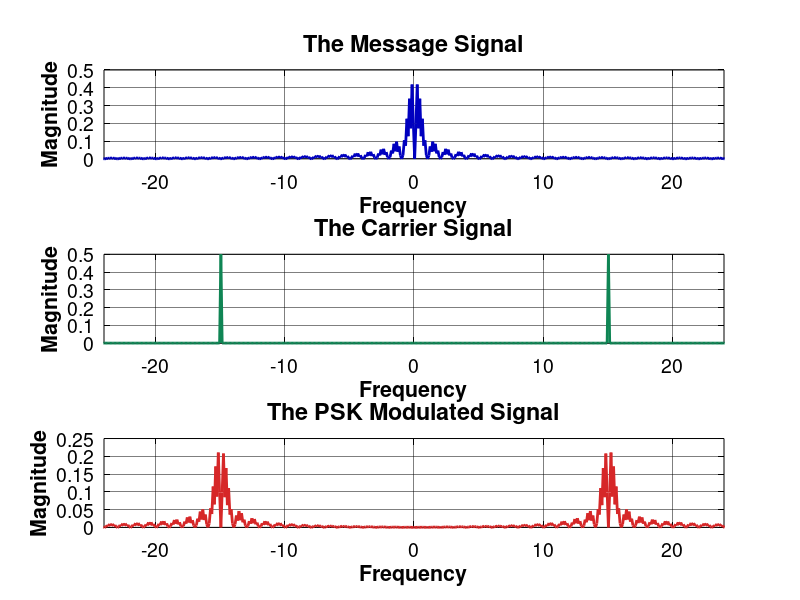
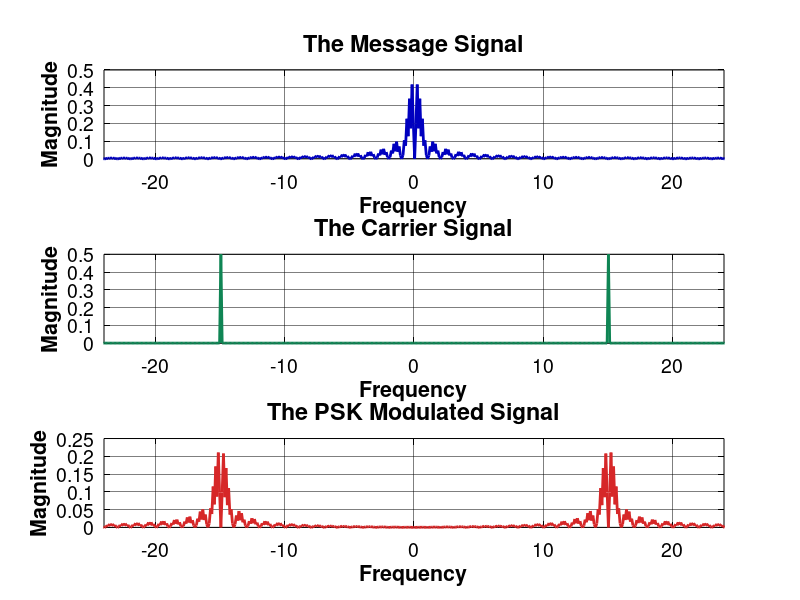
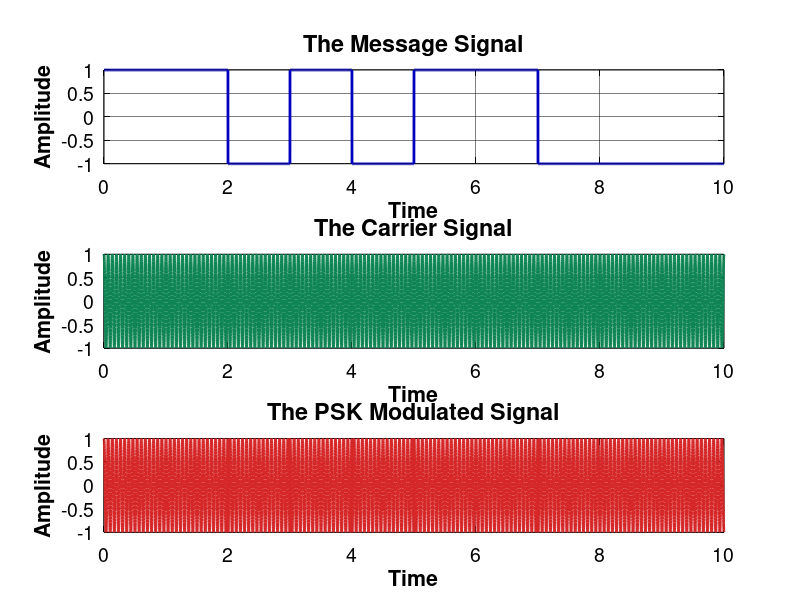
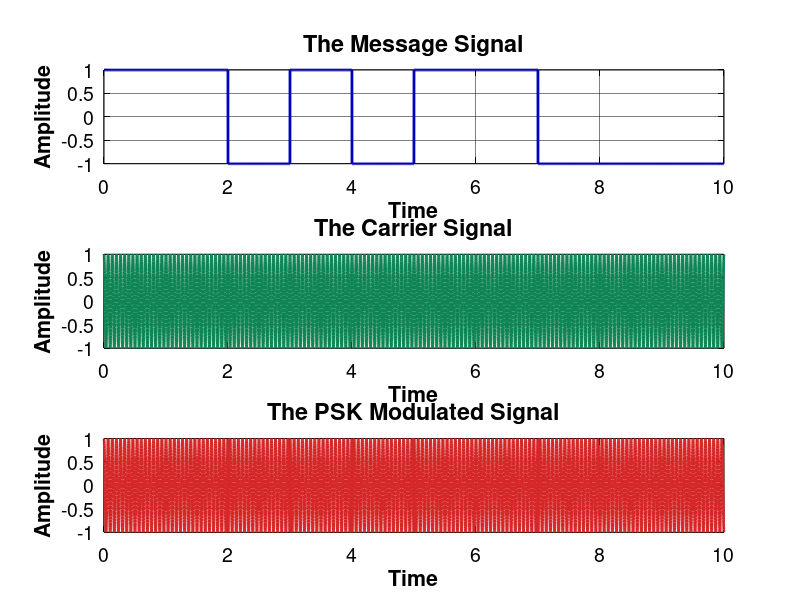

The MATLAB script that drew these images, in order:
%%%%%%%%%%%%%%%%%%%%%%%%%%%%%%%%%%%%%%%%%%%%%%%%%%%%%%%%%%%%%%%%
%         Illustrating Chapter 9 Digital Modulation :          %
%                                 PSK Modulation               %
%                                                              %
%        Book : Analog & Digital Communication Systems         %
%                   By: Dr.Farnaz Ghassemi                     %
%                          Chapter 9                           %
%                                                              %
%                                                              %
%   Version.1:             03/10/27---Dr.Ghassemi              %
%%%%%%%%%%%%%%%%%%%%%%%%%%%%%%%%%%%%%%%%%%%%%%%%%%%%%%%%%%%%%%%%
close all;
clear all;
clc;
colors=[0,0,0;                       %1-Black
        0,0,0.75;                    %2-Blue
        214/255,39/255,40/255;       %3-Red
        15/255,133/255,84/255;       %4-Green
        118/255,78/255,159/255;     %5-Purple
        225/255,124/255,5/255;       %6-Orange
        56/255,166/255,165/255;      %7-Light Blue
        204/255,80/255,62/255;       %8-Light Red
        115/255,175/255,72/255;      %9-Light Green
        237/255,173/255,8/255;       %10-Light Orange
        148/255,52/255,110/255;      %11-Light Purple
        70/255,0,114/255;            %12-Dark Blue
        0,0.5,0.25                   %13-Green
        ];
grayColor = [0.5, 0.5, 0.5];
marks={'-';'--';':';'-.'};

% Set Text Font
set(0, 'DefaultTextFontName', 'Helvetica', 'DefaultTextFontSize', 18, 'DefaultTextFontWeight', 'bold', 'DefaultTextColor', 'black');

% Set default properties for titles, labels, and axes
set(groot, 'DefaultAxesFontName', 'Helvetica'); % Default font for axes
set(groot, 'DefaultAxesFontSize', 12); % Default font size for axes
set(groot, 'DefaultAxesTitleFontWeight', 'bold'); % Default title weight (optional)

% Set default properties for title font specifically
set(groot, 'DefaultAxesTitleFontSizeMultiplier', 1.2); % Adjust title font size relative to axes font size
set(groot, 'DefaultTextFontName', 'Helvetica'); % Default font for text objects

% Set default properties for all axes
set(groot, 'DefaultAxesFontSize', 14); % Set font size for all axes' tick labels
set(groot, 'DefaultAxesFontName', 'Helvetica'); % Set font for all axes' tick labels
%set(groot, 'DefaultAxesFontWeight', 'bold'); % Set font weight for all axes' tick labels
set(groot, 'DefaultAxesXColor', 'black'); % Set X-axis color
set(groot, 'DefaultAxesYColor', 'black'); % Set Y-axis color

% Set default properties for axes
set(groot, 'DefaultAxesGridLineStyle', '-'); % Default grid line style
set(groot, 'DefaultAxesGridColor', [0 0 0]); % Default grid color (black)
set(groot, 'DefaultAxesGridAlpha', 0.5); % Default grid opacity (fully opaque)
set(groot, 'DefaultAxesLineWidth', 0.5); % Default axes line width (affects grid lines too)

% Box Style for Axe
set(groot, 'DefaultAxesBox', 'on'); % Default: 'on' means axes have a box

%%%%%%%%%%%%%%%%%%%%%%%%%%%%%%%%%%%%%%%%%%%%%%%%%%%%%%%%%%%%%%%%%%%%%%%%%%%
%                              DSB Modulation                                      %
%%%%%%%%%%%%%%%%%%%%%%%%%%%%%%%%%%%%%%%%%%%%%%%%%%%%%%%%%%%%%%%%%%%%%%%%%%%

t0=10;                               	% signal duration
ts=0.001;                            	% sampling interval
fs=1/ts;                             	% sampling frequency
t=[0:ts:t0-ts];                         	% time vector
df=0.2;                              	% required frequency resolution



% message signal

p=[1 1 -1 1 -1 1 1 -1 -1 -1];                % Message signal
m=[];
for i=1: length(p)
    m=[m,p(i)*ones(1,fs)];
end
m_n=m;%(m-mean(m))/max(abs(m));            % normalized message signal
M = fftshift(fft(m_n) / length(m_n));   % Fourier transform 
f = linspace(-fs/2, fs/2, length(M));	% frequency vector



% carrier signal
fc=2;                              	% carrier frequency
c=cos(2*pi*fc.*t);                   	% carrier signal
C = fftshift(fft(c) / length(c));       % Fourier transform 



% DSB Modulated signal
u=(m_n).*c;                       % DSB Modulated signal
U = fftshift(fft(u) / length(u));      % Fourier transform 

%%%%%%%%%%%%%%%%%%%%%%%%%%%%%%%%%%%%%%%%%%%%%%%%%%%%%%%%%%%%%%%%%%%%%%%%%%%
%                            Plot Figures                                 %
%%%%%%%%%%%%%%%%%%%%%%%%%%%%%%%%%%%%%%%%%%%%%%%%%%%%%%%%%%%%%%%%%%%%%%%%%%%
fp=(fc+5)*1.2;

% Figure 1: Message Signal
figure
subplot(2,1,1)
plot(t,m,'Color', colors(2,:),'LineWidth', 2)
xlabel('Time')
ylabel('Amplitude')
title('The message signal')
grid on
subplot(2,1,2)
plot(f,abs(M),'Color', colors(2,:),'LineWidth', 2) 
xlabel('Frequency')
ylabel('Magnitude')
%title('Spectrum of the message signal')
xlim([-fp fp])
grid on
% Figure 2: Carrier Signal
figure
subplot(2,1,1)
plot(t,c,'Color', colors(4,:),'LineWidth', 2)
%axis([0 t0 -1.2 1.2])
xlabel('Time')
ylabel('Amplitude')
title('The carrier signal') 
grid on
subplot(2,1,2)
plot(f,abs(C),'Color', colors(4,:),'LineWidth', 2) 
xlabel('Frequency')
ylabel('Magnitude')
%title('Spectrum of the message signal')
xlim([-fp fp])
grid on
% Figure 3: DSB Modulated Signal
figure
subplot(2,1,1)
plot(t,u,'Color', colors(3,:),'LineWidth', 2)
%axis([0 t0 -2 2])
xlabel('Time')
ylabel('Amplitude')
title('The PSK Modulated signal')
grid on
hold on
%plot(t,envelope(u(1:length(t))),'Color', colors(7,:),'LineStyle',marks{2},'LineWidth', 2)
%plot(t,envelope(u(1:length(t)))-mean(envelope(u(1:length(t)))),'Color', colors(12,:),'LineStyle',marks{2},'LineWidth', 2)
subplot(2,1,2)
plot(f,abs(U),'Color', colors(3,:),'LineWidth', 2) 
xlabel('Frequency')
ylabel('Magnitude')
%title('Spectrum of the message signal')
xlim([-fp fp])
grid on

% Figure 4: Time Signals
figure
subplot(3,1,1)
plot(t,m,'Color', colors(2,:),'LineWidth', 2)
xlabel('Time')
ylabel('Amplitude')
title('The Message Signal') 
grid on
subplot(3,1,2)
plot(t,c,'Color', colors(4,:),'LineWidth', 2)
xlabel('Time')
ylabel('Amplitude')
title('The Carrier Signal') 
grid on
subplot(3,1,3)
plot(t,u,'Color', colors(3,:),'LineWidth', 2)
xlabel('Time')
ylabel('Amplitude')
title('The PSK Modulated Signal')
grid on
hold on
% plot(t,envelope(u(1:length(t))),'Color', colors(7,:),'LineStyle',marks{2},'LineWidth', 2)
% plot(t,envelope(u(1:length(t)))-mean(envelope(u(1:length(t)))),'Color', colors(12,:),'LineStyle',marks{2},'LineWidth', 2)
% legend('Am Modulated Signal','Message Signal with DC Offset','Message Signal')

% Figure 5: Frequency Signals
figure
subplot(3,1,1)
plot(f,abs(M),'Color', colors(2,:),'LineWidth', 2) 
xlim([-fp fp])
xlabel('Frequency')
ylabel('Magnitude')
title('The Message Signal') 
grid on
subplot(3,1,2)
plot(f,abs(C),'Color', colors(4,:),'LineWidth', 2) 
xlim([-fp fp])

xlabel('Frequency')
ylabel('Magnitude')
title('The Carrier Signal') 
grid on
subplot(3,1,3)
plot(f,abs(U),'Color', colors(3,:),'LineWidth', 2) 
xlim([-fp fp])
xlabel('Frequency')
ylabel('Magnitude')
title('The PSK Modulated Signal')
grid on
hold on

%%%%%%%%%%%%%%%%%%%%%%%%%%%%%%%%%%%%%%%%%%%%%%%%%%%%%%%%%%%%%%%%%%%%%%%%%%%
%                           Bipolar PSK                                   %
%%%%%%%%%%%%%%%%%%%%%%%%%%%%%%%%%%%%%%%%%%%%%%%%%%%%%%%%%%%%%%%%%%%%%%%%%%%
% message signal

p=[1 1 -1 1 -1 1 1 -1 -1 -1];                % Message signal
m=[];
for i=1: length(p)
    m=[m,p(i)*ones(1,fs)];
end
m_n=m;%(m-mean(m))/max(abs(m));            % normalized message signal
M = fftshift(fft(m_n) / length(m_n));   % Fourier transform 
f = linspace(-fs/2, fs/2, length(M));	% frequency vector



% carrier signal
fc=15;                              	% carrier frequency
c=cos(2*pi*fc.*t);                   	% carrier signal
C = fftshift(fft(c) / length(c));       % Fourier transform 



% DSB Modulated signal
u=(m_n).*c;                       % DSB Modulated signal
U = fftshift(fft(u) / length(u));      % Fourier transform 

%%%%%%%%%%%%%%%%%%%%%%%%%%%%%%%%%%%%%%%%%%%%%%%%%%%%%%%%%%%%%%%%%%%%%%%%%%%
%                            Plot Figures                                 %
%%%%%%%%%%%%%%%%%%%%%%%%%%%%%%%%%%%%%%%%%%%%%%%%%%%%%%%%%%%%%%%%%%%%%%%%%%%
fp=(fc+5)*1.2;

% Figure 6: Message Signal
figure
subplot(2,1,1)
plot(t,m,'Color', colors(2,:),'LineWidth', 2)
xlabel('Time')
ylabel('Amplitude')
title('The message signal')
grid on
subplot(2,1,2)
plot(f,abs(M),'Color', colors(2,:),'LineWidth', 2) 
xlabel('Frequency')
ylabel('Magnitude')
%title('Spectrum of the message signal')
xlim([-fp fp])
grid on
% Figure 7: Carrier Signal
figure
subplot(2,1,1)
plot(t,c(1:length(t)),'Color', colors(4,:),'LineWidth', 2)
%axis([0 t0 -1.2 1.2])
xlabel('Time')
ylabel('Amplitude')
title('The carrier signal') 
grid on
subplot(2,1,2)
plot(f,abs(C),'Color', colors(4,:),'LineWidth', 2) 
xlabel('Frequency')
ylabel('Magnitude')
%title('Spectrum of the message signal')
xlim([-fp fp])
grid on
% Figure 8: DSB Modulated Signal
figure
subplot(2,1,1)
plot(t,u(1:length(t)),'Color', colors(3,:),'LineWidth', 2)
%axis([0 t0 -2 2])
xlabel('Time')
ylabel('Amplitude')
title('The PSK Modulated signal')
grid on
hold on
%plot(t,envelope(u(1:length(t))),'Color', colors(7,:),'LineStyle',marks{2},'LineWidth', 2)
%plot(t,envelope(u(1:length(t)))-mean(envelope(u(1:length(t)))),'Color', colors(12,:),'LineStyle',marks{2},'LineWidth', 2)
subplot(2,1,2)
plot(f,abs(U),'Color', colors(3,:),'LineWidth', 2) 
xlabel('Frequency')
ylabel('Magnitude')
%title('Spectrum of the message signal')
xlim([-fp fp])
grid on

% Figure 9: Time Signals
figure
subplot(3,1,1)
plot(t,m,'Color', colors(2,:),'LineWidth', 2)
xlabel('Time')
ylabel('Amplitude')
title('The Message Signal') 
grid on
subplot(3,1,2)
plot(t,c,'Color', colors(4,:),'LineWidth', 2)
xlabel('Time')
ylabel('Amplitude')
title('The Carrier Signal') 
grid on
subplot(3,1,3)
plot(t,u,'Color', colors(3,:),'LineWidth', 2)
xlabel('Time')
ylabel('Amplitude')
title('The PSK Modulated Signal')
grid on
hold on
% plot(t,envelope(u(1:length(t))),'Color', colors(7,:),'LineStyle',marks{2},'LineWidth', 2)
% plot(t,envelope(u(1:length(t)))-mean(envelope(u(1:length(t)))),'Color', colors(12,:),'LineStyle',marks{2},'LineWidth', 2)
% legend('Am Modulated Signal','Message Signal with DC Offset','Message Signal')

% Figure 10: Frequency Signals
figure
subplot(3,1,1)
plot(f,abs(M),'Color', colors(2,:),'LineWidth', 2) 
xlim([-fp fp])
xlabel('Frequency')
ylabel('Magnitude')
title('The Message Signal') 
grid on
subplot(3,1,2)
plot(f,abs(C),'Color', colors(4,:),'LineWidth', 2) 
xlim([-fp fp])

xlabel('Frequency')
ylabel('Magnitude')
title('The Carrier Signal') 
grid on
subplot(3,1,3)
plot(f,abs(U),'Color', colors(3,:),'LineWidth', 2) 
xlim([-fp fp])
xlabel('Frequency')
ylabel('Magnitude')
title('The PSK Modulated Signal')
grid on
hold on

%%%%%%%%%%%%%%%%%%%%%%%%%%%%%%%%%%%%%%%%%%%%%%%%%%%%%%%%%%%%%%%%%%%%%%%%%%%
%                            Save Figures                                 %
%%%%%%%%%%%%%%%%%%%%%%%%%%%%%%%%%%%%%%%%%%%%%%%%%%%%%%%%%%%%%%%%%%%%%%%%%%%
PM=cd;
FolderName = [PM,'\PNG\']   % Your destination folder
FigList = findobj(allchild(0), 'flat', 'Type', 'figure');
for iFig = 1:length(FigList)
  FigHandle = FigList(iFig);
  set(gcf, 'Position', [100, 100, 1200, 800]); % Set size again
  %FigName   = [num2str(iFig)]%;get(FigHandle, 'Name');
  FigName   = num2str(get(FigHandle, 'Number'))
  set(0, 'CurrentFigure', FigHandle);
  savefig(gcf, [FolderName, FigName, '.fig']);
  print(gcf, [FolderName, FigName, '.png'], '-dpng', '-r300');
  %close(gcf)
end
